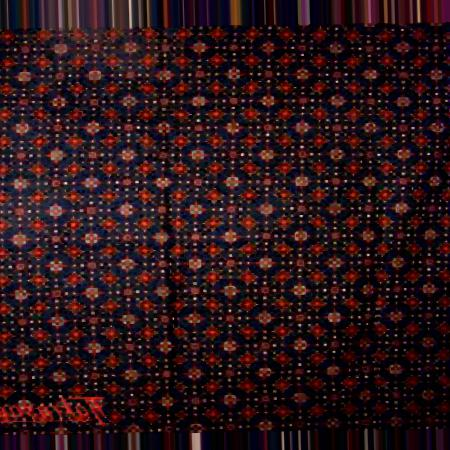
#> input picture glcm/test/cap.jpg, 450 x 450 px, given as the content of the folder ./glcm/training/, which was not available
$ jupyter execute --allow-errors GLCM_GAUSSIAN_NAIVE_BAYES_FROM_SCRATCH.ipynb   (older library calls are emulated)
#> lines starting #> are read from the running program, lines starting #| are printed output that depends on the picture; pictures that were not available may be replaced by others from this repository, and a replacement may not be noted
[cell 1]
from PIL import Image
from PIL import ImageDraw
import timeit
import glob
import math
import matplotlib.pyplot as plt
import numpy as np
import os
import sys
from skimage.feature import greycomatrix, greycoprops
import matplotlib.image as mpimg
from math import sqrt
from sklearn.preprocessing import StandardScaler
from sklearn.preprocessing import RobustScaler
from sklearn.preprocessing import MinMaxScaler
import seaborn as sns
import pandas as pd
from sklearn import preprocessing
import random
from PIL import ImageEnhance
import csv

[cell 2]
map_8bit_to_3bit = [i // 32 for i in range(256)]
predicts=[]
imgs = {}
imgs["cap"] = []
imgs["tulis"] = []
val_imgs = {}
val_imgs["cap"] = []
val_imgs["tulis"] = []
model = {}
model_test = {}
neighbor = 3
time_modelling_start = timeit.default_timer()
model["cap"] = []
model["tulis"] = []
model_test["cap"] = []
model_test["tulis"] = []
mean = {}
variance = {}
mean["tulis"] = []
variance["tulis"] = []
mean["cap"] = []
variance["cap"] = []
a1 = 0
b1 = 0

[cell 3]
# [27 lines left out: function reset, not called in this run]

[cell 4]
#Pre Processing
def load_img(img_path):
#> called with img_path = '_only/cap.jpg'
    return Image.open(img_path).convert('L')
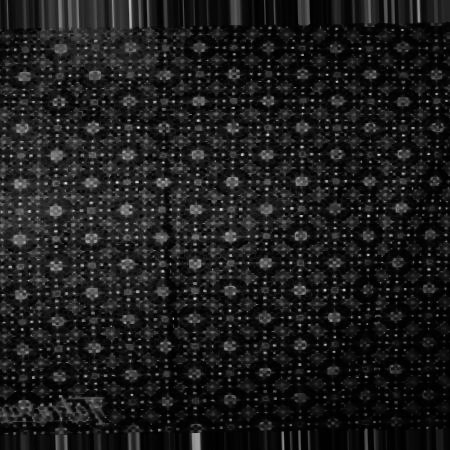
#> returned value: PIL image 450x450 L; min 0, max 235, mean 28.3

def print_img(img):
    plt.imshow(img)

def get_img_colors(img):
    return list(img.getdata())


def get_3bit_colors(img):
    img_colors = get_img_colors(img)
    loop_count = 0

    for img_color in img_colors:
        img_colors[loop_count] = map_8bit_to_3bit[img_color]

        loop_count += 1

    return img_colors

def get_img_matrix(img_colors):
    img_matrix = []
    loop_count = 0

    loop_count = 0
    img_square_dimension = int(math.sqrt(len(img_colors)))

    for row in range(img_square_dimension):
        temp_row = []
        for col in range(img_square_dimension):
            temp_row.append(img_colors[loop_count])

            loop_count += 1
        img_matrix.append(temp_row)

    return img_matrix

[cell 5]
#Features Extraction
def feature_extract(img, sampling_count, class_name):
    glcm_component=[]
    img_3bit_colors = get_3bit_colors(img)
    img_matrix = get_img_matrix(img_3bit_colors)
    glcm_matrix=greycomatrix(img_matrix, distances=[1], angles=[0], levels=12, symmetric=False, normed=False)
    component = ['contrast', 'homogeneity', 'energy', 'correlation', 'ASM', 'dissimilarity']
    for x in component:
        glcm_component.append(greycoprops(glcm_matrix, x)[0][0])
    glcm_component.append(class_name)
    return(glcm_component)

[cell 6]
#Modelling
def get_class_names(training_folder_path):
    return os.listdir(training_folder_path)

# [6 lines left out: function make_a_model, not called in this run]

def to_dataframe(model):
    models = pd.DataFrame(model['cap'] + model['tulis'], columns=['contrast', 'homogeneity', 'energy', 'correlation', 'ASM', 'dissimilarity', 'class'])
    return models

[cell 7]
#Classification
# [18 lines left out: function naive_bayes, not called in this run]

[cell 8]
#Testing

# [21 lines left out: functions testing, testing_out, not called in this run]

[cell 9]
# [19 lines left out: function testings, not called in this run]

[cell 10]
#Validation
# [70 lines left out: functions validate, peformance, not called in this run]

[cell 11]
learning_rate = 0.8
sampling_count = 128
img_type = '*.jpg'
root_path = './'
training_folder_path = root_path + 'glcm/training/'
validation_folder_path = root_path + 'glcm/validation/'
test_folder_path = root_path + 'glcm/test/'

class_names = get_class_names(training_folder_path)

#> (the rest of this cell did not finish here and is left out)

#> in get_3bit_colors, `img_colors = get_img_colors(img)`: img_colors = 202500 items
#> the loop in get_3bit_colors, `for img_color in img_colors:` made 202500 passes
#> img_color on passes 1 to 3: 22, 11, 11
#> after the loop in get_3bit_colors, `for img_color in img_colors:`: loop_count = 202500
#> in feature_extract, `img_3bit_colors = get_3bit_colors(img)`: img_3bit_colors = 202500 items
#> in get_img_matrix, `img_square_dimension = int(math.sqrt(len(img_colors)))`: img_square_dimension = 450
#> after the loop in get_img_matrix, `for row in range(img_square_dimension):`: img_matrix = 450 items; loop_count = 202500
#> in feature_extract, `img_matrix = get_img_matrix(img_3bit_colors)`: img_matrix = 450 items
#> after the loop in feature_extract, `for x in component:`: glcm_component = [0.354, 0.877, 0.623, 0.758, 0.388, 0.263]
#> `feature = feature_extract(training_img, sampling_count, training_img_c..`: feature = [0.354, 0.877, 0.623, 0.758, 0.388, 0.263, 'cap.jpg']
        imgs[class_name].append(feature)

    for validate_img_path in validate_img_paths:
            img = load_img(validate_img_path)
            enhancer = ImageEnhance.Sharpness(img)
            img = enhancer.enhance(1.5)
            validate_img_class_name = class_name
            val_image_feature = feature_extract(img, sampling_count, validate_img_class_name)
            val_imgs[class_name].append(val_image_feature)


for j in range(1):
    for i in range(1):
        for class_name in class_names:
            for feature in imgs[class_name]:
                make_a_model(class_name, feature, learning_rate)

        models = to_dataframe(model)
        models_test = to_dataframe(model_test)
        print("Epoch ke-"+ str(i+1) + " ")
        testings()

    print("Iterasi ke-"+ str(j+1) + " ")
    validate(128,a1,b1, val_imgs, j, i)
    time_modelling_stop = timeit.default_timer()
    print('Time elapsed to make this model is ' + str(time_modelling_stop - time_modelling_start) + ' seconds.')
    reset()
imgs["cap"] = []
imgs["tulis"] = []
val_imgs["cap"] = []
val_imgs["tulis"] = []


$ run again, on glcm/test/tess1.jpg
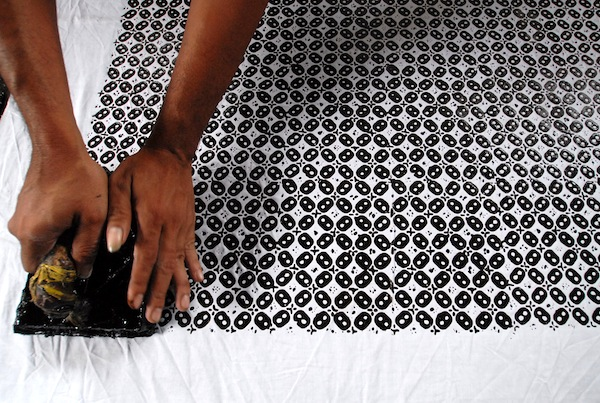
#> input picture glcm/test/tess1.jpg, 600 x 403 px, given as the content of the folder ./glcm/training/, which was not available
#> in load_img, `return Image.open(img_path).convert('L')`:
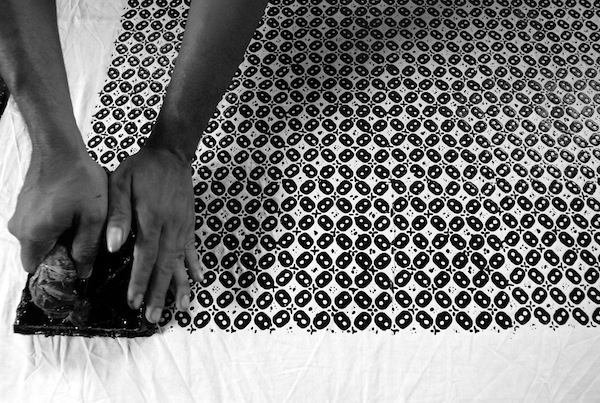
#> returned value: PIL image 600x403 L; min 0, max 255, mean 124.1
#> img_colors = 241800 items
#> the loop in get_3bit_colors, `for img_color in img_colors:` made 241800 passes
#> img_color on passes 1 to 3: 44, 43, 41
#> after the loop in get_3bit_colors, `for img_color in img_colors:`: loop_count = 241800
#> img_3bit_colors = 241800 items
#> img_square_dimension = 491
#> after the loop in get_img_matrix, `for row in range(img_square_dimension):`: img_matrix = 491 items; loop_count = 241081
#> in feature_extract, `img_matrix = get_img_matrix(img_3bit_colors)`: img_matrix = 491 items
#> after the loop in feature_extract, `for x in component:`: glcm_component = [2.7, 0.735, 0.302, 0.83, 0.0914, 0.831]
#> feature = [2.7, 0.735, 0.302, 0.83, 0.0914, 0.831, 'tess1.jpg']
